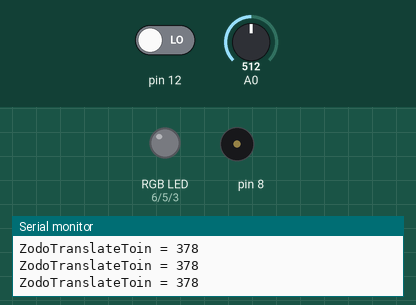
Simulated run of this sketch. Board: Arduino Uno, built with avr-gcc and run on an emulated ATmega328P. On the bench: an RGB LED mixed from three pins (HIGH = lit), buzzer (waves = sounding), the last lines printed to the serial monitor. Inputs (shaded band) come from the test bench; at power-on: pin 12 LOW, A0 = 512. Dim RGB values are drawn brighter than linear.

Above: at 1.2 s.
1.3 s: pin 12 driven HIGH
At 1.48 s:
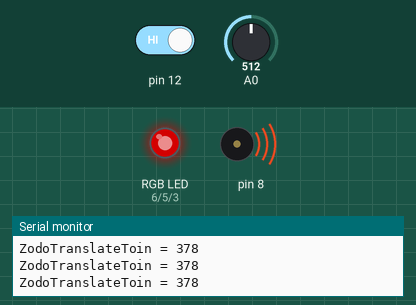
4.3 s: A0 set to 534
At 4.69 s:
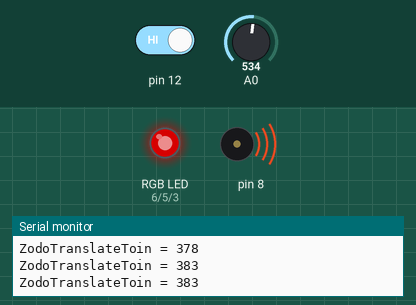
7.3 s: A0 set to 900
At 7.51 s:
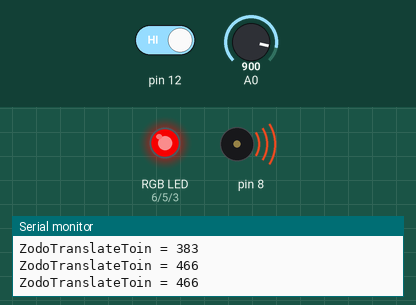
10.3 s: A0 set to 122
At 10.72 s:
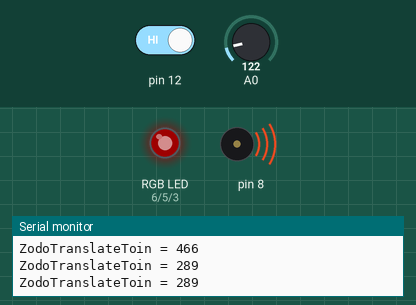
13.3 s: A0 set to 6
At 13.53 s:
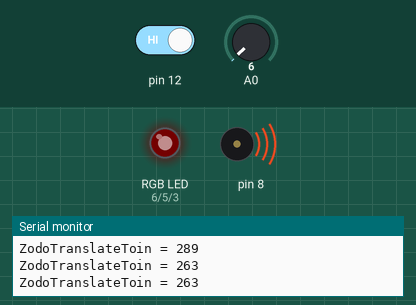
16.3 s: A0 set to 3
At 16.74 s:
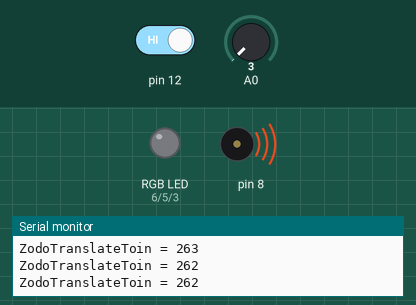
Timing chart, 0 to 20.3 s (numbered marks = the images above; inputs shaded):
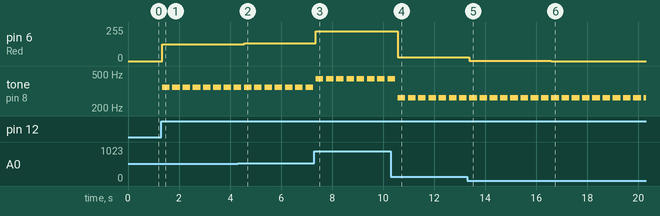

The sketch:

Exam.ino
```cpp
int Red = 6;
int Green = 5;
int Blue = 3;
int isClicked = 0;
void setup() {
  Serial.begin(9600);
  pinMode(12, INPUT);
}

void loop() {
 int btn = digitalRead(12);
 analogWrite(Red, 0);
 analogWrite(Green, 0);
 analogWrite(Blue, 0);

 int in = map(analogRead(A0), 0,1023, 262, 494);
 int LedIn = map(analogRead(A0), 0, 1023, 0, 255);

 char pr[30];
 sprintf(pr, "ZodoTranslateToin = %d", in);
 Serial.println(pr);
if(btn == HIGH){
  if(isClicked == 0){
      if(in < 293){
    analogWrite(Red, LedIn);
    tone(8, 262, 300);
    delay(400);
    noTone(8);
  }else if(in < 331){
    analogWrite(Red, LedIn);
    tone(8, 294, 300);
    delay(400);
    noTone(8);
  }else if(in < 350){
    analogWrite(Red, LedIn);
    tone(8, 330, 300);
    delay(400);
    noTone(8);
  }
  else if(in < 393){
    analogWrite(Red, LedIn);
    tone(8, 349, 300);
    delay(400);
    noTone(8);
  }
  else if(in < 441){
    analogWrite(Red, LedIn);
    tone(8, 392, 300);
    delay(400);
    noTone(8);
  }
  else if(in < 495){
    analogWrite(Red, LedIn);
    tone(8, 440, 300);
    delay(400);
    noTone(8);
  }
  else if(in < 524){
    analogWrite(Red, LedIn);
    tone(8, 494, 300);
    delay(400);
    noTone(8);
  }
  isClicked = 1;
  }else{
    analogWrite(Red, 0);
    isClicked = 0;
   }
}

}
```

Measured:
- after the input at 1.3 s, pin 6 (Red): 0/255 → 127/255 at once; tone on pin 8: alternates 349 Hz for 0.30 s and silent for 0.10 s, starting at once
- after the input at 4.3 s, pin 6 (Red): 127/255 → 133/255 after 0.25 s
- after the input at 7.3 s, pin 6 (Red): 133/255 → 224/255 after 0.06 s
- after the input at 10.3 s, pin 6 (Red): 224/255 → 30/255 after 0.27 s
- after the input at 13.3 s, pin 6 (Red): 30/255 → 1/255 after 0.08 s
- after the input at 16.3 s, pin 6 (Red): 1/255 → 0/255 after 0.29 s
